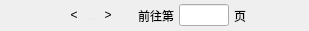
<?xml version="1.0" encoding="UTF-8"?>
<ui version="4.0">
 <class>PageWidget</class>
 <widget class="QWidget" name="PageWidget">
  <property name="geometry">
   <rect>
    <x>0</x>
    <y>0</y>
    <width>309</width>
    <height>31</height>
   </rect>
  </property>
  <property name="windowTitle">
   <string>Form</string>
  </property>
  <property name="styleSheet">
   <string notr="true"/>
  </property>
  <layout class="QHBoxLayout" name="horizontalLayout">
   <property name="spacing">
    <number>0</number>
   </property>
   <property name="leftMargin">
    <number>0</number>
   </property>
   <property name="topMargin">
    <number>0</number>
   </property>
   <property name="rightMargin">
    <number>0</number>
   </property>
   <property name="bottomMargin">
    <number>0</number>
   </property>
   <item>
    <spacer name="horizontalSpacer_2">
     <property name="orientation">
      <enum>Qt::Horizontal</enum>
     </property>
     <property name="sizeHint" stdset="0">
      <size>
       <width>40</width>
       <height>20</height>
      </size>
     </property>
    </spacer>
   </item>
   <item>
    <widget class="QLabel" name="previousPageLabel">
     <property name="minimumSize">
      <size>
       <width>20</width>
       <height>20</height>
      </size>
     </property>
     <property name="maximumSize">
      <size>
       <width>20</width>
       <height>20</height>
      </size>
     </property>
     <property name="toolTip">
      <string>上一页</string>
     </property>
     <property name="styleSheet">
      <string notr="true"/>
     </property>
     <property name="text">
      <string>&lt;</string>
     </property>
     <property name="alignment">
      <set>Qt::AlignCenter</set>
     </property>
    </widget>
   </item>
   <item>
    <widget class="QWidget" name="leftPagesWidget" native="true"/>
   </item>
   <item>
    <widget class="QLabel" name="leftSeparateLabel">
     <property name="toolTip">
      <string>下一页</string>
     </property>
     <property name="styleSheet">
      <string notr="true">color:#E6E6E6;</string>
     </property>
     <property name="text">
      <string>..</string>
     </property>
    </widget>
   </item>
   <item>
    <widget class="QWidget" name="centerPagesWidget" native="true"/>
   </item>
   <item>
    <widget class="QLabel" name="rightSeparateLabel">
     <property name="toolTip">
      <string>下一页</string>
     </property>
     <property name="styleSheet">
      <string notr="true">color:#E6E6E6;</string>
     </property>
     <property name="text">
      <string>..</string>
     </property>
    </widget>
   </item>
   <item>
    <widget class="QWidget" name="rightPagesWidget" native="true"/>
   </item>
   <item>
    <widget class="QLabel" name="nextPageLabel">
     <property name="minimumSize">
      <size>
       <width>20</width>
       <height>20</height>
      </size>
     </property>
     <property name="maximumSize">
      <size>
       <width>20</width>
       <height>20</height>
      </size>
     </property>
     <property name="toolTip">
      <string>下一页</string>
     </property>
     <property name="styleSheet">
      <string notr="true">background-image:url(:/masterCashier/Resources/page_next.png);</string>
     </property>
     <property name="text">
      <string>&gt;</string>
     </property>
     <property name="alignment">
      <set>Qt::AlignCenter</set>
     </property>
    </widget>
   </item>
   <item>
    <spacer name="horizontalSpacer_5">
     <property name="orientation">
      <enum>Qt::Horizontal</enum>
     </property>
     <property name="sizeType">
      <enum>QSizePolicy::Fixed</enum>
     </property>
     <property name="sizeHint" stdset="0">
      <size>
       <width>20</width>
       <height>20</height>
      </size>
     </property>
    </spacer>
   </item>
   <item>
    <widget class="QLabel" name="label">
     <property name="text">
      <string>前往第</string>
     </property>
    </widget>
   </item>
   <item>
    <spacer name="horizontalSpacer_3">
     <property name="orientation">
      <enum>Qt::Horizontal</enum>
     </property>
     <property name="sizeType">
      <enum>QSizePolicy::Fixed</enum>
     </property>
     <property name="sizeHint" stdset="0">
      <size>
       <width>5</width>
       <height>20</height>
      </size>
     </property>
    </spacer>
   </item>
   <item>
    <widget class="QLineEdit" name="pageLineEdit">
     <property name="minimumSize">
      <size>
       <width>50</width>
       <height>0</height>
      </size>
     </property>
     <property name="maximumSize">
      <size>
       <width>50</width>
       <height>16777215</height>
      </size>
     </property>
     <property name="alignment">
      <set>Qt::AlignCenter</set>
     </property>
    </widget>
   </item>
   <item>
    <spacer name="horizontalSpacer_4">
     <property name="orientation">
      <enum>Qt::Horizontal</enum>
     </property>
     <property name="sizeType">
      <enum>QSizePolicy::Fixed</enum>
     </property>
     <property name="sizeHint" stdset="0">
      <size>
       <width>5</width>
       <height>20</height>
      </size>
     </property>
    </spacer>
   </item>
   <item>
    <widget class="QLabel" name="label_2">
     <property name="text">
      <string>页</string>
     </property>
    </widget>
   </item>
   <item>
    <spacer name="horizontalSpacer">
     <property name="orientation">
      <enum>Qt::Horizontal</enum>
     </property>
     <property name="sizeHint" stdset="0">
      <size>
       <width>45</width>
       <height>20</height>
      </size>
     </property>
    </spacer>
   </item>
  </layout>
 </widget>
 <resources>
  <include location="masterDesktop.qrc"/>
 </resources>
 <connections/>
</ui>
